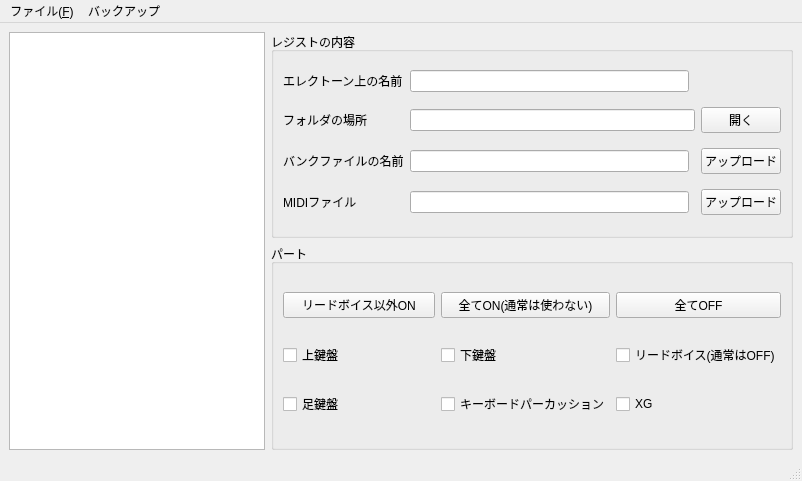
<?xml version="1.0" encoding="UTF-8"?>
<ui version="4.0">
 <author>Naoki Uehara</author>
 <class>mainwindow</class>
 <widget class="QMainWindow" name="mainwindow">
  <property name="geometry">
   <rect>
    <x>0</x>
    <y>0</y>
    <width>802</width>
    <height>481</height>
   </rect>
  </property>
  <property name="minimumSize">
   <size>
    <width>802</width>
    <height>481</height>
   </size>
  </property>
  <property name="windowTitle">
   <string>ElsNam Editor</string>
  </property>
  <widget class="QWidget" name="centralwidget">
   <layout class="QGridLayout" name="gridLayout">
    <item row="0" column="1">
     <widget class="QGroupBox" name="gbReg">
      <property name="title">
       <string>レジストの内容</string>
      </property>
      <layout class="QGridLayout" name="gridLayout_2">
       <item row="4" column="0">
        <widget class="QLabel" name="lbMIDIFile">
         <property name="text">
          <string>MIDIファイル</string>
         </property>
        </widget>
       </item>
       <item row="1" column="4">
        <widget class="QPushButton" name="btnFolderOpen">
         <property name="text">
          <string>開く</string>
         </property>
        </widget>
       </item>
       <item row="1" column="0">
        <widget class="QLabel" name="lbFolderPath">
         <property name="text">
          <string>フォルダの場所</string>
         </property>
        </widget>
       </item>
       <item row="1" column="2" colspan="2">
        <widget class="QLineEdit" name="tbFolderName">
         <property name="readOnly">
          <bool>true</bool>
         </property>
        </widget>
       </item>
       <item row="3" column="2">
        <widget class="QLineEdit" name="tbBankFileName">
         <property name="sizePolicy">
          <sizepolicy hsizetype="Expanding" vsizetype="Fixed">
           <horstretch>0</horstretch>
           <verstretch>0</verstretch>
          </sizepolicy>
         </property>
         <property name="autoFillBackground">
          <bool>false</bool>
         </property>
         <property name="readOnly">
          <bool>true</bool>
         </property>
        </widget>
       </item>
       <item row="4" column="2">
        <widget class="QLineEdit" name="tbMIDIFileName">
         <property name="readOnly">
          <bool>true</bool>
         </property>
        </widget>
       </item>
       <item row="3" column="0">
        <widget class="QLabel" name="lbBankFile">
         <property name="text">
          <string>バンクファイルの名前</string>
         </property>
        </widget>
       </item>
       <item row="4" column="4">
        <widget class="QPushButton" name="btnMIDIUpload">
         <property name="text">
          <string>アップロード</string>
         </property>
        </widget>
       </item>
       <item row="3" column="4">
        <widget class="QPushButton" name="btnBankUpload">
         <property name="text">
          <string>アップロード</string>
         </property>
        </widget>
       </item>
       <item row="0" column="0">
        <widget class="QLabel" name="lbName">
         <property name="text">
          <string>エレクトーン上の名前</string>
         </property>
        </widget>
       </item>
       <item row="0" column="2">
        <widget class="QLineEdit" name="tbNameOnElectone">
         <property name="readOnly">
          <bool>true</bool>
         </property>
        </widget>
       </item>
      </layout>
     </widget>
    </item>
    <item row="0" column="0" rowspan="2">
     <widget class="QListView" name="lvFolder">
      <property name="sizePolicy">
       <sizepolicy hsizetype="Preferred" vsizetype="Preferred">
        <horstretch>0</horstretch>
        <verstretch>0</verstretch>
       </sizepolicy>
      </property>
     </widget>
    </item>
    <item row="1" column="1">
     <widget class="QGroupBox" name="gbMIDI">
      <property name="title">
       <string>パート</string>
      </property>
      <layout class="QGridLayout" name="gridLayout_3">
       <item row="6" column="2">
        <widget class="QCheckBox" name="cbLead">
         <property name="text">
          <string>リードボイス(通常はOFF)</string>
         </property>
        </widget>
       </item>
       <item row="6" column="0">
        <widget class="QCheckBox" name="cbUpper">
         <property name="text">
          <string>上鍵盤</string>
         </property>
        </widget>
       </item>
       <item row="0" column="0">
        <widget class="QPushButton" name="btnExLead">
         <property name="text">
          <string>リードボイス以外ON</string>
         </property>
        </widget>
       </item>
       <item row="6" column="1">
        <widget class="QCheckBox" name="cbLower">
         <property name="text">
          <string>下鍵盤</string>
         </property>
        </widget>
       </item>
       <item row="7" column="2">
        <widget class="QCheckBox" name="cbXG">
         <property name="text">
          <string>XG</string>
         </property>
        </widget>
       </item>
       <item row="7" column="1">
        <widget class="QCheckBox" name="cbKBP">
         <property name="text">
          <string>キーボードパーカッション</string>
         </property>
        </widget>
       </item>
       <item row="7" column="0">
        <widget class="QCheckBox" name="cbFoot">
         <property name="text">
          <string>足鍵盤</string>
         </property>
        </widget>
       </item>
       <item row="0" column="2">
        <widget class="QPushButton" name="btnAllOff">
         <property name="text">
          <string>全てOFF</string>
         </property>
        </widget>
       </item>
       <item row="0" column="1">
        <widget class="QPushButton" name="btnAllOn">
         <property name="text">
          <string>全てON(通常は使わない)</string>
         </property>
        </widget>
       </item>
      </layout>
     </widget>
    </item>
   </layout>
  </widget>
  <widget class="QMenuBar" name="menubar">
   <property name="geometry">
    <rect>
     <x>0</x>
     <y>0</y>
     <width>802</width>
     <height>22</height>
    </rect>
   </property>
   <widget class="QMenu" name="menu_F">
    <property name="title">
     <string>ファイル(&amp;F)</string>
    </property>
    <addaction name="actOpen"/>
    <addaction name="actSave"/>
    <addaction name="actClose"/>
   </widget>
   <widget class="QMenu" name="menu">
    <property name="title">
     <string>バックアップ</string>
    </property>
   </widget>
   <addaction name="menu_F"/>
   <addaction name="menu"/>
  </widget>
  <widget class="QStatusBar" name="statusbar"/>
  <action name="actClose">
   <property name="text">
    <string>閉じる</string>
   </property>
  </action>
  <action name="actSave">
   <property name="text">
    <string>保存</string>
   </property>
  </action>
  <action name="actOpen">
   <property name="text">
    <string>レジストファイルを開く</string>
   </property>
  </action>
 </widget>
 <tabstops>
  <tabstop>lvFolder</tabstop>
  <tabstop>tbNameOnElectone</tabstop>
  <tabstop>tbFolderName</tabstop>
  <tabstop>btnFolderOpen</tabstop>
  <tabstop>tbBankFileName</tabstop>
  <tabstop>btnBankUpload</tabstop>
  <tabstop>tbMIDIFileName</tabstop>
  <tabstop>btnMIDIUpload</tabstop>
  <tabstop>btnExLead</tabstop>
  <tabstop>cbUpper</tabstop>
  <tabstop>cbLower</tabstop>
  <tabstop>cbLead</tabstop>
  <tabstop>cbFoot</tabstop>
  <tabstop>cbKBP</tabstop>
  <tabstop>cbXG</tabstop>
 </tabstops>
 <resources/>
 <connections/>
</ui>
